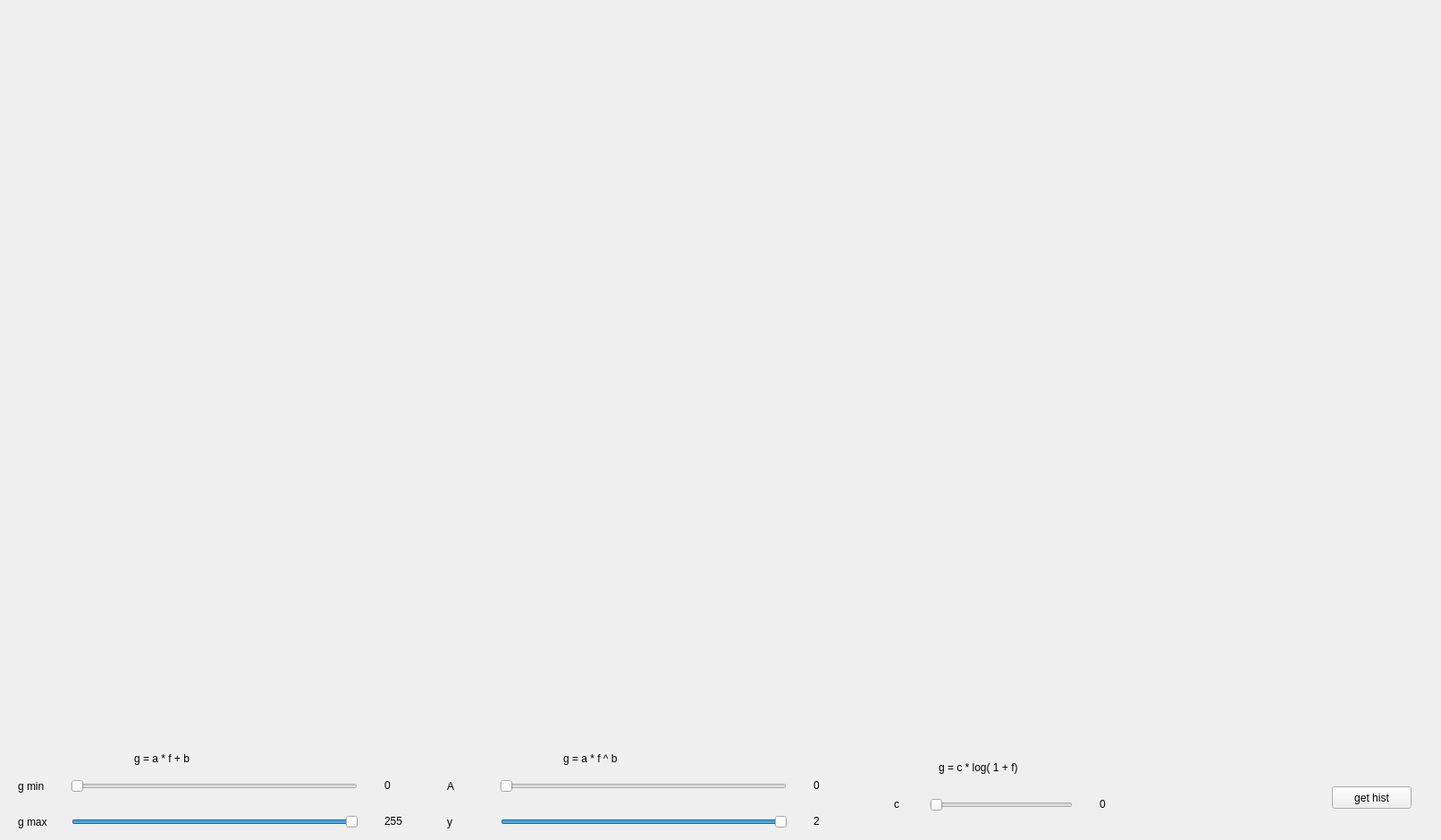
<?xml version="1.0" encoding="UTF-8"?>
<ui version="4.0">
 <class>MainWindow</class>
 <widget class="QMainWindow" name="MainWindow">
  <property name="geometry">
   <rect>
    <x>0</x>
    <y>0</y>
    <width>1612</width>
    <height>940</height>
   </rect>
  </property>
  <property name="windowTitle">
   <string>MainWindow</string>
  </property>
  <widget class="QWidget" name="centralwidget">
   <widget class="QSlider" name="a_slider">
    <property name="geometry">
     <rect>
      <x>79</x>
      <y>870</y>
      <width>321</width>
      <height>20</height>
     </rect>
    </property>
    <property name="minimum">
     <number>0</number>
    </property>
    <property name="maximum">
     <number>255</number>
    </property>
    <property name="value">
     <number>0</number>
    </property>
    <property name="orientation">
     <enum>Qt::Horizontal</enum>
    </property>
   </widget>
   <widget class="QSlider" name="b_slider">
    <property name="geometry">
     <rect>
      <x>80</x>
      <y>910</y>
      <width>321</width>
      <height>20</height>
     </rect>
    </property>
    <property name="minimum">
     <number>0</number>
    </property>
    <property name="maximum">
     <number>255</number>
    </property>
    <property name="value">
     <number>255</number>
    </property>
    <property name="orientation">
     <enum>Qt::Horizontal</enum>
    </property>
   </widget>
   <widget class="QLabel" name="label">
    <property name="geometry">
     <rect>
      <x>20</x>
      <y>870</y>
      <width>51</width>
      <height>20</height>
     </rect>
    </property>
    <property name="styleSheet">
     <string notr="true"/>
    </property>
    <property name="text">
     <string>g min</string>
    </property>
   </widget>
   <widget class="QLabel" name="label_2">
    <property name="geometry">
     <rect>
      <x>20</x>
      <y>910</y>
      <width>51</width>
      <height>20</height>
     </rect>
    </property>
    <property name="text">
     <string>g max</string>
    </property>
   </widget>
   <widget class="QLabel" name="label_3">
    <property name="geometry">
     <rect>
      <x>150</x>
      <y>840</y>
      <width>121</width>
      <height>17</height>
     </rect>
    </property>
    <property name="text">
     <string>g = a * f + b</string>
    </property>
   </widget>
   <widget class="QLabel" name="a_value">
    <property name="geometry">
     <rect>
      <x>430</x>
      <y>870</y>
      <width>67</width>
      <height>17</height>
     </rect>
    </property>
    <property name="text">
     <string>0</string>
    </property>
   </widget>
   <widget class="QLabel" name="b_value">
    <property name="geometry">
     <rect>
      <x>430</x>
      <y>910</y>
      <width>67</width>
      <height>17</height>
     </rect>
    </property>
    <property name="text">
     <string>255</string>
    </property>
   </widget>
   <widget class="QPushButton" name="btn">
    <property name="geometry">
     <rect>
      <x>1490</x>
      <y>880</y>
      <width>89</width>
      <height>25</height>
     </rect>
    </property>
    <property name="text">
     <string>get hist</string>
    </property>
   </widget>
   <widget class="QLabel" name="y_value">
    <property name="geometry">
     <rect>
      <x>910</x>
      <y>910</y>
      <width>67</width>
      <height>17</height>
     </rect>
    </property>
    <property name="text">
     <string>2</string>
    </property>
   </widget>
   <widget class="QLabel" name="label_4">
    <property name="geometry">
     <rect>
      <x>500</x>
      <y>910</y>
      <width>51</width>
      <height>20</height>
     </rect>
    </property>
    <property name="text">
     <string>y</string>
    </property>
   </widget>
   <widget class="QSlider" name="A_slider">
    <property name="geometry">
     <rect>
      <x>559</x>
      <y>870</y>
      <width>321</width>
      <height>20</height>
     </rect>
    </property>
    <property name="minimum">
     <number>0</number>
    </property>
    <property name="maximum">
     <number>20</number>
    </property>
    <property name="value">
     <number>0</number>
    </property>
    <property name="orientation">
     <enum>Qt::Horizontal</enum>
    </property>
   </widget>
   <widget class="QLabel" name="label_5">
    <property name="geometry">
     <rect>
      <x>630</x>
      <y>840</y>
      <width>121</width>
      <height>17</height>
     </rect>
    </property>
    <property name="text">
     <string>g = a * f ^ b</string>
    </property>
   </widget>
   <widget class="QLabel" name="label_6">
    <property name="geometry">
     <rect>
      <x>500</x>
      <y>870</y>
      <width>51</width>
      <height>20</height>
     </rect>
    </property>
    <property name="styleSheet">
     <string notr="true"/>
    </property>
    <property name="text">
     <string>A</string>
    </property>
   </widget>
   <widget class="QLabel" name="A_value">
    <property name="geometry">
     <rect>
      <x>910</x>
      <y>870</y>
      <width>67</width>
      <height>17</height>
     </rect>
    </property>
    <property name="text">
     <string>0</string>
    </property>
   </widget>
   <widget class="QSlider" name="y_slider">
    <property name="geometry">
     <rect>
      <x>560</x>
      <y>910</y>
      <width>321</width>
      <height>20</height>
     </rect>
    </property>
    <property name="minimum">
     <number>0</number>
    </property>
    <property name="maximum">
     <number>20</number>
    </property>
    <property name="value">
     <number>20</number>
    </property>
    <property name="orientation">
     <enum>Qt::Horizontal</enum>
    </property>
   </widget>
   <widget class="QLabel" name="label_7">
    <property name="geometry">
     <rect>
      <x>1050</x>
      <y>850</y>
      <width>151</width>
      <height>17</height>
     </rect>
    </property>
    <property name="text">
     <string>g = c * log( 1 + f)</string>
    </property>
   </widget>
   <widget class="QSlider" name="log_a">
    <property name="geometry">
     <rect>
      <x>1040</x>
      <y>890</y>
      <width>160</width>
      <height>22</height>
     </rect>
    </property>
    <property name="maximum">
     <number>100</number>
    </property>
    <property name="orientation">
     <enum>Qt::Horizontal</enum>
    </property>
   </widget>
   <widget class="QLabel" name="label_8">
    <property name="geometry">
     <rect>
      <x>1000</x>
      <y>890</y>
      <width>21</width>
      <height>20</height>
     </rect>
    </property>
    <property name="text">
     <string>c</string>
    </property>
   </widget>
   <widget class="QLabel" name="log_a_label">
    <property name="geometry">
     <rect>
      <x>1230</x>
      <y>890</y>
      <width>41</width>
      <height>20</height>
     </rect>
    </property>
    <property name="text">
     <string>0</string>
    </property>
   </widget>
  </widget>
 </widget>
 <resources/>
 <connections/>
</ui>
